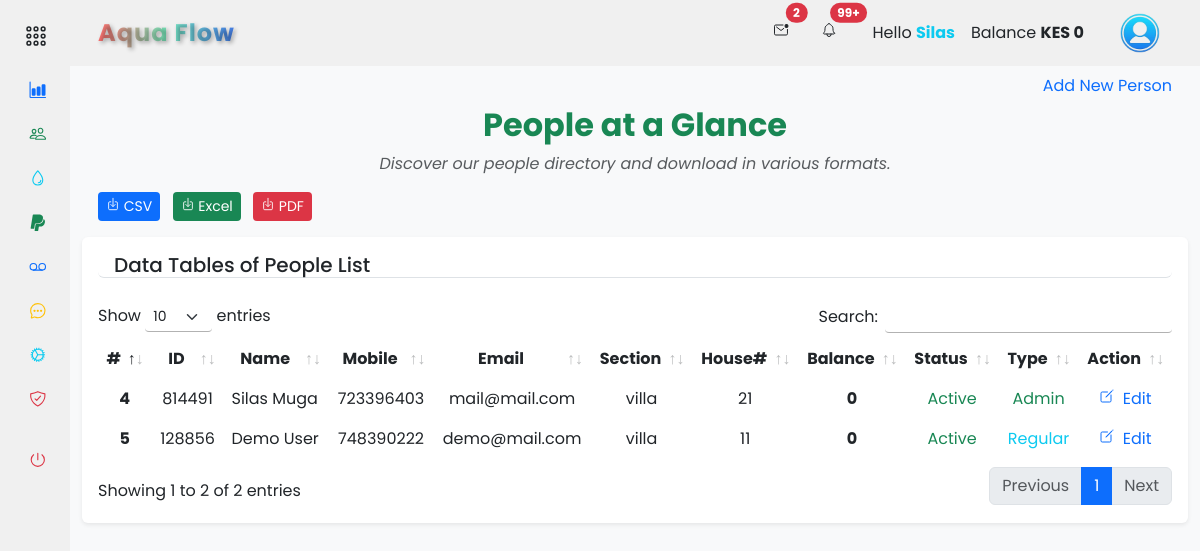
The app's page /accounts/people/people_list (signed in), older data.
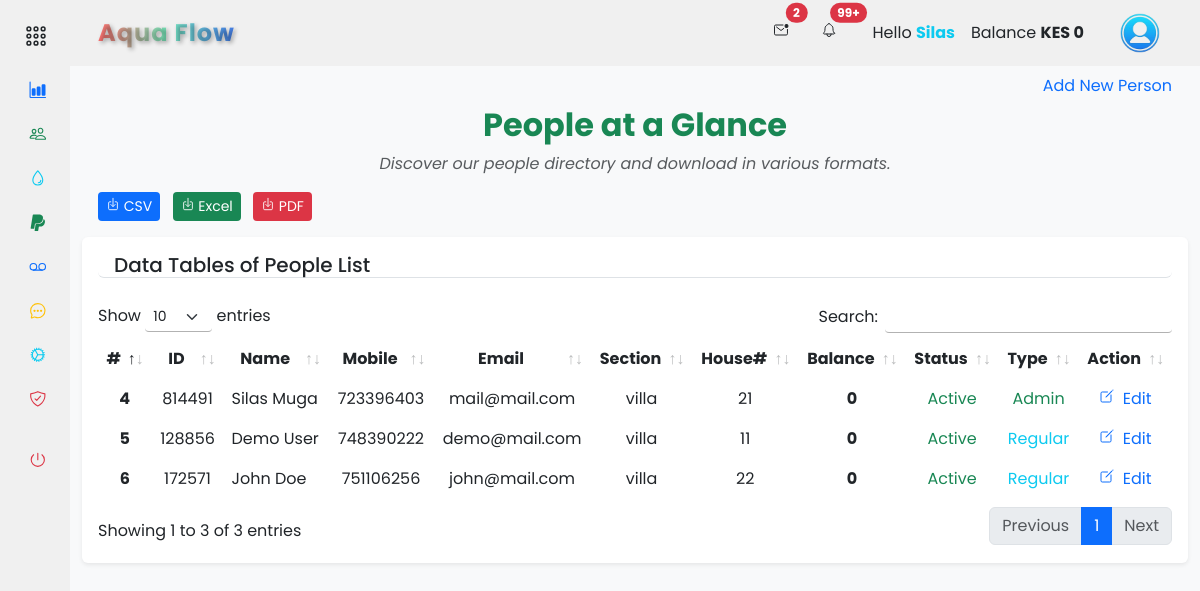
The same page, newer data.
### app/backend/database/models.py (models this page shows, shortened)
class Settings(db.Model):
    id = db.Column(db.Integer, primary_key=True)
    company_name = db.Column(db.String(255))
    unit_price = db.Column(db.Float)
    service_fee = db.Column(db.Float)
    house_sections = db.Column(db.String(255))
    bank_name = db.Column(db.String(255))
    paybill = db.Column(db.Integer)
    account_number = db.Column(db.Integer)
    contact_number = db.Column(db.String(20))

class User(db.Model, UserMixin):
    id = db.Column(db.Integer, primary_key=True)
    mobile_number = db.Column(db.String(20), unique=True, nullable=False)
    password_hash = db.Column(db.String(128), nullable=False)
    first_name = db.Column(db.String(50))
    last_name = db.Column(db.String(50))
    email = db.Column(db.String(120))
    house_section = db.Column(db.String(50))
    house_number = db.Column(db.String(20))
    profile_image = db.Column(db.String(255))
    is_active = db.Column(db.Boolean, default=True)
    is_admin = db.Column(db.Boolean, default=False)
    balance = db.Column(db.Float, default=0)
    unique_user_id = db.Column(db.String(6), unique=True, nullable=True)
    last_login = db.Column(db.DateTime)
    last_logout = db.Column(db.DateTime)
    meter_readings = db.relationship('MeterReading', backref='user', lazy=True)
    payments = db.relationship('Payment', backref='user', lazy=True)

### app/backend/accounts/people/routes.py (the view)
@people_bp.route('/people_list', methods=['GET', 'POST'])
@login_required
def people_list():
    if current_user.is_authenticated:
        people_list = User.query.all()
        add_form = AddUserForm()
        house_sections = []
        settings = Settings.query.first()
        if settings:
            house_sections = [(section, section) for section in settings.house_sections.split(',')]
        return render_template('accounts/people_list.html', people_list=people_list, house_sections=house_sections, form=add_form, hide_footer=True)
    else:
        return redirect(url_for('auth.login'))

### app/frontend/templates/accounts/people_list.html (shortened to what this page needs)
{% extends "base.html" %} {% block content %}
<section class="container-fluid">
  <ul class="nav nav-pills justify-content-end border-0">
    <li type="button" class="nav-item">
      <a
        class="nav-link"
        data-bs-toggle="modal"
        data-bs-target="#addNewPersonModal"
        >Add New Person</a
      >
    </li>
  </ul>
  <div class="text-center">
    <h2 class="fw-bold text-success mb-2">People at a Glance</h2>
    <p class="text-muted fst-italic">
      Discover our people directory and download in various formats.
    </p>
  </div>
  <div class="row">
    <div class="col-md-12">
      <div class="float-start ms-3">
        <form
          action="{{ url_for('accounts.people.download_users') }}"
          method="get"
          class="d-inline"
        >
          <button
            type="submit"
            class="btn btn-sm me-2 btn-primary"
            name="format"
            value="csv"
          >
            <ion-icon name="download-outline"></ion-icon> CSV
          </button>
        </form>
        <form
          action="{{ url_for('accounts.people.download_users') }}"
          method="get"
          class="d-inline"
        >
          <button
            type="submit"
            class="btn btn-sm me-2 btn-success"
            name="format"
            value="excel"
          >
            <ion-icon name="download-outline"></ion-icon> Excel
          </button>
        </form>
        <form
          action="{{ url_for('accounts.people.download_users') }}"
          method="get"
          class="d-inline"
        >
          <button
            type="submit"
            class="btn btn-sm me-2 btn-danger"
            name="format"
            value="pdf"
          >
            <ion-icon name="download-outline"></ion-icon> PDF
          </button>
        </form>
      </div>
    </div>
  </div>
  <div class="col-md-12">
    <div class="card border-0 shadow-sm mt-3 mb-3">
      <div class="card-body">
        <h5 class="card-title border-bottom rounded mb-4 px-3">
          Data Tables of People List
        </h5>
        <div class="table-responsive">
          <table
            class="table table-borderless text-center data-table"
            style="width: 100%"
          >
            <thead>
              <tr>
                <th scope="col">#</th>
                <th scope="col">ID</th>
                <th scope="col">Name</th>
                <th scope="col">Mobile</th>
                <th scope="col">Email</th>
                <th scope="col">Section</th>
                <th scope="col">House#</th>
                <th scope="col">Balance</th>
                <th scope="col">Status</th>
                <th scope="col">Type</th>
                <th scope="col">Action</th>
              </tr>
            </thead>
            <tbody>
              {% for person in people_list %}
              <tr>
                <th scope="row">{{ person.id }}</th>
                <td>{{ person.unique_user_id }}</td>
                <td class="text-start">
                  {{ person.first_name.title() ~ " " ~ person.last_name.title()
                  }}
                </td>
                <td>{{ person.mobile_number }}</td>
                <td>{{ person.email }}</td>
                <td>{{ person.house_section }}</td>
                <td>{{ person.house_number }}</td>
                <td
                  class="fw-bold text-center {% if person.balance > 0 %}text-success{% elif person.balance == 0 %}text-dark{% else %}text-danger{% endif %}"
                >
                  {{ "%0.0f"|format(person.balance) }}
                </td>
                <td>
                  {% if person.is_active %}<span class="text-success"
                    >Active</span
                  >{% else %}<span class="text-danger">Inactive</span>{% endif
                  %}
                </td>
                <td>
                  {% if person.is_admin %}<span class="text-success">Admin</span
                  >{% else %}<span class="text-info">Regular</span>{% endif %}
                </td>
                <td class="text-center">
                  {% if current_user.is_admin or current_user.id == person.id
                  %}<a
                    href="{{ url_for('accounts.people.edit_user', user_id=person.id) }}"
                    ><ion-icon name="create-outline" class="me-2"></ion-icon
                    >Edit</a
                  >{% else %}<span class="text-muted">No Edit Permission</span
                  >{% endif %}
                </td>
              </tr>
              {% endfor %}
            </tbody>
          </table>
        </div>
      </div>
    </div>
  </div>
</section>
{% endblock %}

### app/frontend/templates/base.html (shortened to what this page needs)
<!DOCTYPE html>
<html lang="en">
  <head>
    <link
      rel="stylesheet"
      href="{{ url_for('static', filename='css/vendor/bootstrap.min.css') }}"
    />
    <link
      rel="stylesheet"
      href="{{ url_for('static', filename='css/datatables/dataTables.bootstrap5.min.css') }}"
    />
    <link
      rel="stylesheet"
      href="{{ url_for('static', filename='css/styles.css') }}"
    />
  </head>
  <body>
    <div class="wrapper">
      {% include '/components/sidebar.html' %}
      <main class="main">
        {% include '/components/navbar.html' %}
        {% block content %}{% endblock %}
      </main>
    </div>
  </body>
</html>

### app/frontend/templates/components/sidebar.html (shortened to what this page needs)
{% if not hide_sidebar %}
<aside id="sidebar">
  <div class="sidebar-content">
    <div class="d-flex mt-2">
      <button class="toggle-btn-desktop" type="button">
        <ion-icon name="apps-outline" class="text-dark"></ion-icon>
      </button>
    </div>
    <ul class="sidebar-nav">
      <li class="sidebar-item">
        <a
          href="{{ url_for('accounts.dashboard.dashboard') }}"
          class="sidebar-link"
        >
          <ion-icon name="bar-chart" class="text-primary me-2"></ion-icon>
        </a>
      </li>
      <li class="sidebar-item">
        {% if current_user.is_admin %}
        <a
          href="{{ url_for('accounts.people.people_list') }}"
          class="sidebar-link"
        >
          <ion-icon name="people-outline" class="text-success"></ion-icon>
        </a>
        {% endif %}
      </li>
      <li class="sidebar-item">
        <a
          href="{{ url_for('accounts.records.meter_readings') }}"
          class="sidebar-link"
        >
          <ion-icon name="water-outline" class="text-info"></ion-icon>
        </a>
      </li>
      <li class="sidebar-item">
        <a
          href="{{ url_for('accounts.records.billing') }}"
          class="sidebar-link"
        >
          <ion-icon name="logo-paypal" class="text-success"></ion-icon>
        </a>
      </li>
      <li class="sidebar-item">
        <a
          href="{{ url_for('accounts.records.payments') }}"
          class="sidebar-link"
        >
          <ion-icon name="recording-outline" class="text-primary"></ion-icon>
        </a>
      </li>
      <li class="sidebar-item">
        <a
          href="{{ url_for('accounts.messages.messages') }}"
          class="sidebar-link"
        >
          <ion-icon
            name="chatbubble-ellipses-outline"
            class="text-warning"
          ></ion-icon>
        </a>
      </li>
      {% if current_user.is_admin %}
      <li class="sidebar-item">
        <a
          href="{{ url_for('accounts.settings.settings') }}"
          class="sidebar-link"
        >
          <ion-icon name="cog-outline" class="text-info"></ion-icon>
        </a>
      </li>
      {% endif %}
      <li class="sidebar-item">
        <a
          href="{{ url_for('accounts.security.security_options') }}"
          class="sidebar-link"
        >
          <ion-icon
            name="shield-checkmark-outline"
            class="text-danger"
          ></ion-icon>
        </a>
      </li>
    </ul>
    <div class="sidebar-footer">
      <a
        class="sidebar-link"
        href="{{ url_for('auth.logout') }}"
        onclick="localStorage.clear();"
      >
        <ion-icon name="power-outline" class="text-danger"></ion-icon>
      </a>
    </div>
  </div>
</aside>
{% endif %}

### app/frontend/templates/components/navbar.html (shortened to what this page needs)
{% if not hide_navbar %}
<header
  id="navbar"
  class="navbar navbar-expand-lg sticky-sm-top {% if not current_user.is_authenticated %}bg-dark{% endif %}"
>
  <div class="container-fluid">
    <a
      class="navbar-brand text-center d-flex align-items-center fw-bold ms-3 {% if not current_user.is_authenticated %}text-light{% else %}gradient-text{% endif %}"
      href="#"
    >
      {% if company_name %}{{ company_name.title() }}{% else %}ApoGen{% endif %}
    </a>
    <div class="collapse navbar-collapse" id="navbarToggler">
      <div class="d-flex align-items-center ms-auto">
         {% if current_user.is_authenticated %}
        <ul class="navbar-nav me-3">
          <li class="nav-item dropdown me-3">
            <button
              class="nav-link text-dark position-relative"
              type="button"
              data-bs-toggle="dropdown"
              aria-expanded="false"
            >
              <ion-icon name="mail-unread-outline"></ion-icon>
              <span
                class="position-absolute top-0 start-100 translate-middle badge rounded-pill bg-danger"
              >
                2 <span class="visually-hidden">unread messages</span>
              </span>
            </button>
          </li>
          <li class="nav-item dropdown me-3">
            <button
              class="nav-link text-dark position-relative"
              type="button"
              data-bs-toggle="dropdown"
              aria-expanded="false"
            >
              <ion-icon name="notifications-outline" class="me-1"></ion-icon>
              <span
                class="position-absolute top-0 start-100 translate-middle badge rounded-pill bg-danger"
              >
                99+ <span class="visually-hidden">unread messages</span>
              </span>
            </button>
          </li>
          <li class="nav-item">
            <a class="nav-link text-dark">
              Hello
              <span class="text-info fw-bold"
                >{{ current_user.first_name.title() }}</span
              >
            </a>
          </li>
          <li class="nav-item">
            <a class="nav-link text-dark">
              Balance
              <span
                class="fw-bold {% if current_user.balance > 0 %}text-success{% elif current_user.balance == 0 %}text-dark{% else %}text-danger{% endif %}"
                >KES {{ "%0.0f"|format(current_user.balance) }}</span
              >
            </a>
          </li>
        </ul>
        <div class="btn-group">
          <button
            type="button"
            class="btn navbar-brand rounded-circle border-0"
            data-bs-toggle="dropdown"
            aria-expanded="false"
          >
            {% if current_user.profile_image is not none %}
            <img
              src="{{ current_user.profile_image }}"
              alt="{{ current_user.first_name.title() }}'s Profile Image"
              class="rounded-circle img-fluid profile-image"
              style="width: 40px; height: 40px; object-fit: cover"
            />
            {% else %}
            <img
              src="{{ url_for('static', filename='images/user.png') }}"
              alt="logo image"
              height="40px"
              width="40px"
            />
            {% endif %}
          </button>
        </div>
        {% endif %}
      </div>
    </div>
  </div>
</header>
{% endif %}

Row changes from the older to the newer data that the page shows:
added User: id "6", unique_user_id "172571", first_name "John Doe", mobile_number "751106256", email "john@mail.com", house_section "villa", house_number "22", balance "0", is_active "Active", is_admin "Regular"
Text that changed along with them:
text written by a page script: "Show entries Search: Showing 1 to 2 of 2 entries Previous 1 Next" → "Show entries Search: Showing 1 to 3 of 3 entries Previous 1 Next"
